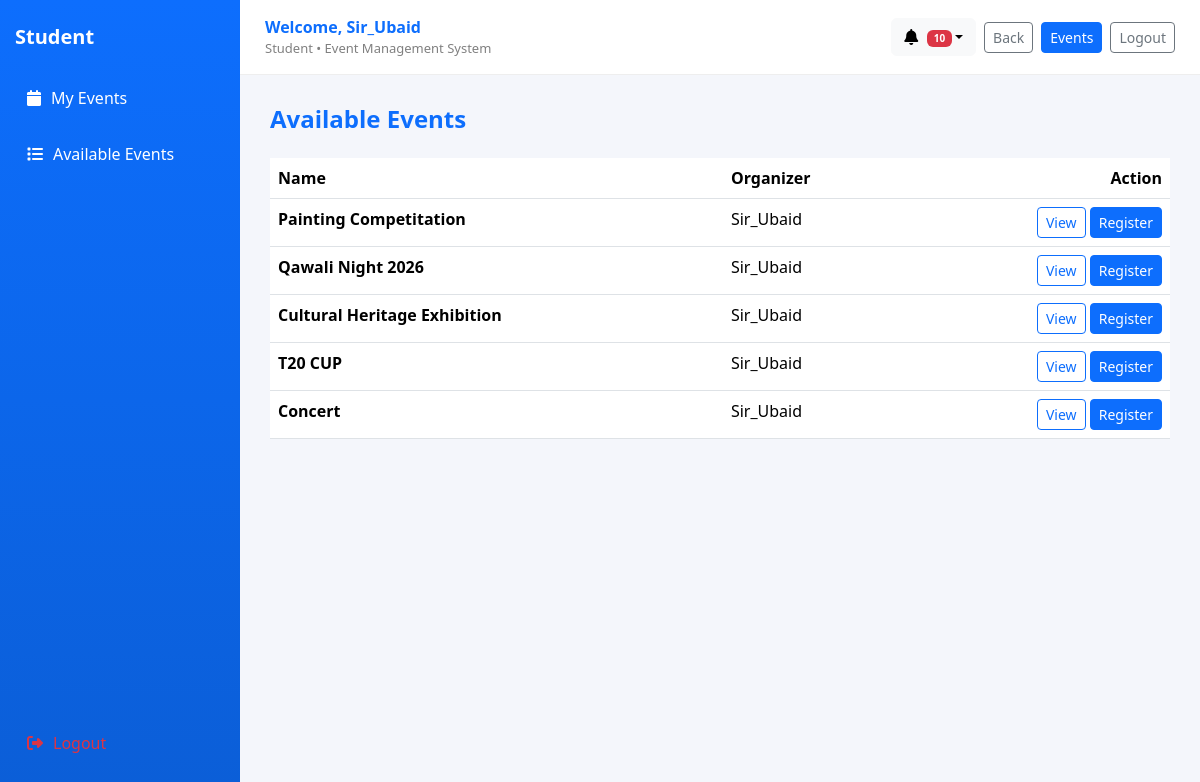
Page /available-events/ (signed in) on the committed database.
### events/models.py (models this page shows, shortened)
class Event(models.Model):
    name = models.CharField(max_length=200)
    category = models.ForeignKey(Category, on_delete=models.CASCADE)
    description = models.TextField(blank=True)
    organizer = models.ForeignKey(
        User,
        on_delete=models.SET_NULL,
        null=True,
        blank=True,
        related_name="organized_events"
    )
    venue = models.CharField(max_length=255, blank=True, null=True)
    date = models.DateField(null=True, blank=True)
    status = models.CharField(
        max_length=20,
        choices=EventStatus.choices,
        default=EventStatus.CREATED
    )
    created_at = models.DateTimeField(auto_now_add=True)
    class Meta:
        ordering = ['-created_at']

### events/views.py (the view)
# urls.py: path('available-events/', views.available_events, name='available_events'),
@login_required
def available_events(request):
    events = Event.objects.filter(status="announced")
    return render(request, "events/available_events.html", {
        "events": events,
        "role": "student"
    })

### events/context_processors.py (called while the page is built)
def notifications_context(request):
    if not request.user.is_authenticated:
        return {}
    user_notifications = Notification.objects.filter(
        user=request.user
    ).order_by("-created_at")
    unread_count = user_notifications.filter(is_read=False).count()
    return {
        "notifications": user_notifications[:10],
        "unread_notifications": unread_count
    }

### events/templates/events/available_events.html (shortened to what this page needs)
{% extends "accounts/dashboard_base.html" %}
{% block content %}
<div class="box">
    <div class="d-flex justify-content-between align-items-center mb-4">
        <h4 class="text-primary fw-bold mb-0">Available Events</h4>
    </div>
    {% if events %}
        <table class="table table-hover admin-table">
            <thead>
                <tr>
                    <th>Name</th>
                    <th>Organizer</th>
                    <th class="text-end">Action</th>
                </tr>
            </thead>
            <tbody>
            {% for event in events %}
                <tr>
                    <td class="fw-semibold">{{ event.name }}</td>
                    <td>{{ event.organizer.username }}</td>
                    <td class="text-end">
                        <a href="{% url 'events:view_event' event.id %}" class="btn btn-outline-primary btn-sm">
                            View
                        </a>
                        <a href="{% url 'events:register_event' event.id %}" class="btn btn-primary btn-sm">
                            Register
                        </a>
                    </td>
                </tr>
            {% endfor %}
            </tbody>
        </table>
    {% else %}
        <div class="text-center py-5">
            <i class="fa fa-calendar-times fa-2x text-muted mb-3"></i>
            <p class="text-muted">No events available.</p>
        </div>
    {% endif %}
</div>
{% endblock %}

### accounts/templates/accounts/dashboard_base.html (shortened to what this page needs)
{% load static %}
<!DOCTYPE html>
<html lang="en">
<head>
    <link href="https://cdn.jsdelivr.net/npm/bootstrap@5.3.3/dist/css/bootstrap.min.css" rel="stylesheet">
    <link rel="stylesheet" href="https://cdnjs.cloudflare.com/ajax/libs/font-awesome/6.4.0/css/all.min.css">
</head>
<body>
<div class="layout">
    <div class="sidebar">
        <h5>
            {% if request.user.is_superuser %}
                Admin
            {% else %}
                {{ role|default:"student"|title }}
            {% endif %}
        </h5>
        {% if role == 'organizer' %}
            <a href="{% url 'events:dashboard' %}" class="nav-link">
                <i class="fa fa-home"></i> Dashboard
            </a>
            <a href="{% url 'events:my_events' %}" class="nav-link">
                <i class="fa fa-calendar"></i> My Events
            </a>
            <a href="{% url 'events:send_announcement' %}" class="nav-link">
                <i class="fa fa-bullhorn"></i> Announcements
            </a>
        {% elif role == 'student' %}
            <a href="{% url 'events:my_events' %}" class="nav-link">
                <i class="fa fa-calendar"></i> My Events
            </a>
            <a href="{% url 'events:available_events' %}" class="nav-link">
                <i class="fa fa-list"></i> Available Events
            </a>
        {% else %}
            <a href="{% url 'events:my_events' %}" class="nav-link">
                <i class="fa fa-calendar"></i> My Events
            </a>
        {% endif %}
        <div class="mt-auto">
            <a href="{% url 'logout' %}" class="nav-link text-danger">
                <i class="fa fa-sign-out-alt"></i> Logout
            </a>
        </div>
    </div>
    <div class="main">
        <div class="topbar">
            <div>
                <div class="welcome">
                    Welcome, {{ request.user.username }}
                </div>
                <div class="subtext">
                    {% if request.user.is_superuser %}
                        Admin
                    {% else %}
                        {{ role|default:"student"|title }}
                    {% endif %}
                    • Event Management System
                </div>
            </div>
            <div class="d-flex align-items-center gap-2">
                <div class="dropdown position-relative">
                    <button class="btn btn-light position-relative dropdown-toggle" data-bs-toggle="dropdown">
                        <i class="fa fa-bell"></i>
                        {% if notifications %}
                            {% if notifications|length > 0 %}
                                <span class="badge bg-danger notif-badge">
                                    {{ notifications|length }}
                                </span>
                            {% endif %}
                        {% endif %}
                    </button>
                </div>
                <button onclick="history.back()" class="btn btn-outline-secondary btn-sm">
                    Back
                </button>
                {% if request.user.is_superuser %}
                    <a href="/admin/" class="btn btn-primary btn-sm">Admin</a>
                {% elif role == 'organizer' %}
                    <a href="{% url 'events:dashboard' %}" class="btn btn-primary btn-sm">Dashboard</a>
                {% else %}
                    <a href="{% url 'events:available_events' %}" class="btn btn-primary btn-sm">Events</a>
                {% endif %}
                <a href="{% url 'logout' %}" class="btn btn-outline-secondary btn-sm">Logout</a>
            </div>
        </div>
        <div class="content">
            {% block content %}{% endblock %}
        </div>
    </div>
</div>
</body>
</html>

### accounts/templates/accounts/dashboard_base.html (style rules this page uses)
body { margin: 0; font-family: 'Segoe UI', sans-serif; background: #f4f6fb; }
.layout { display: flex; min-height: 100vh; }
.sidebar { width: 240px; background: linear-gradient(180deg, #0d6efd, #0b5ed7); color: white; padding: 25px 15px; display: flex; flex-direction: column; }
.sidebar h5 { margin-bottom: 25px; font-weight: 600; text-transform: capitalize; }
.nav-link { color: white; padding: 12px; border-radius: 8px; margin-bottom: 8px; display: flex; align-items: center; gap: 10px; text-decoration: none; }
.main { flex: 1; display: flex; flex-direction: column; }
.topbar { height: 75px; background: white; border-bottom: 1px solid #eee; display: flex; justify-content: space-between; align-items: center; padding: 0 25px; }
.welcome { font-size: 16px; font-weight: 700; color: #0d6efd; }
.subtext { font-size: 13px; color: gray; }
.content { padding: 30px; }
.notif-badge { position: absolute; top: -5px; right: -5px; font-size: 10px; }

### rows in the picture
Event: name "Painting Competitation", organizer.username "Sir_Ubaid"
Event: name "Qawali Night 2026", organizer.username "Sir_Ubaid"
Event: name "Cultural Heritage Exhibition", organizer.username "Sir_Ubaid"
Event: name "T20 CUP", organizer.username "Sir_Ubaid"
Event: name "Concert", organizer.username "Sir_Ubaid"

### other values in the picture
{{ role|default:"student"|title }} "Student"
{{ request.user.username }} "Sir_Ubaid"
{{ notifications|length }} "10"
